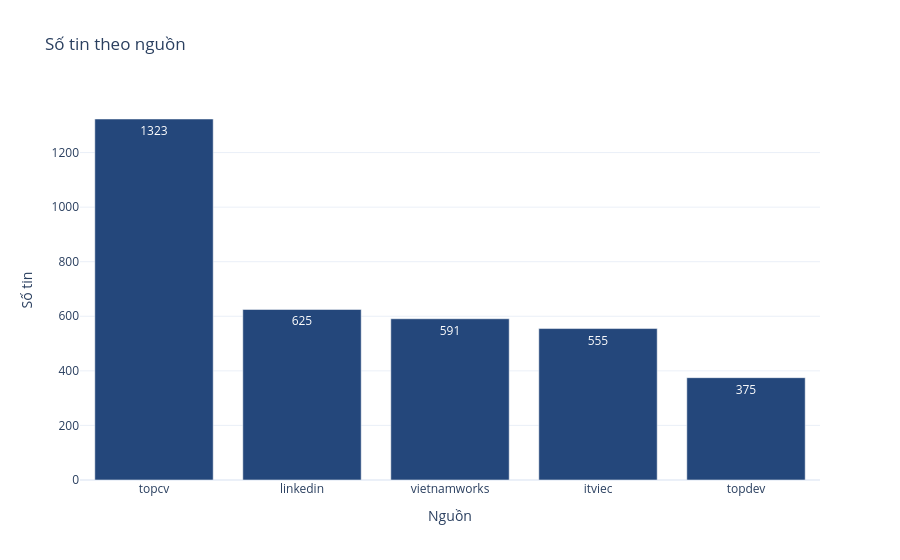
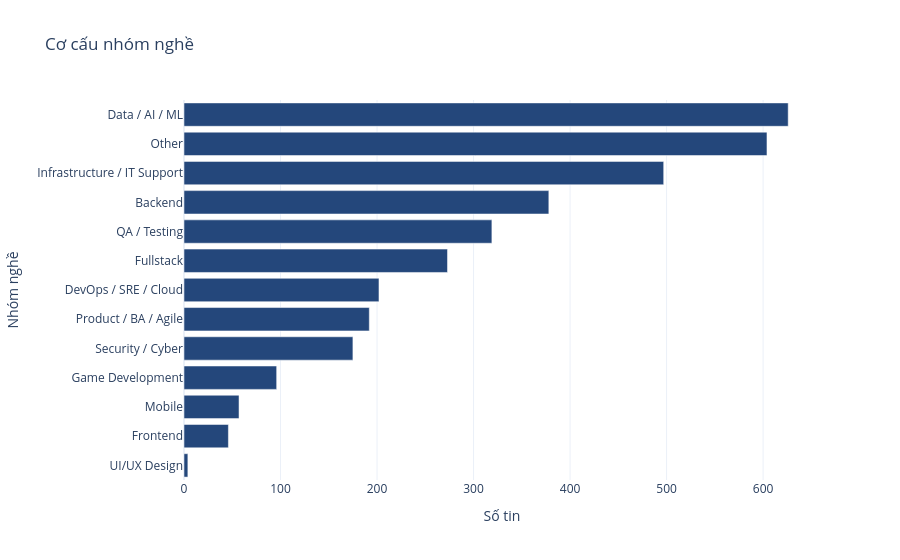

Notebook cell for these charts, in order:
### Markdown cell above
## 2. Cơ cấu nguồn và nhóm nghề
Số tin theo nguồn đo độ đóng góp vào mẫu, không phải thị phần của website.

### Code cell
sources = df.source.value_counts().rename_axis('Nguồn').reset_index(name='Số tin')
px.bar(sources, x='Nguồn', y='Số tin', text='Số tin', title='Số tin theo nguồn').show()
roles = df.role.value_counts().rename_axis('Nhóm nghề').reset_index(name='Số tin')
px.bar(roles.sort_values('Số tin'), x='Số tin', y='Nhóm nghề', orientation='h', title='Cơ cấu nhóm nghề').show()
display(Markdown(f"Nguồn **{sources.iloc[0,0]}** chiếm **{sources.iloc[0,1]/len(df):.1%}** mẫu. Nhóm nghề đứng đầu là **{roles.iloc[0,0]}**. Kết quả phụ thuộc cơ cấu nguồn và nhãn phân loại kế thừa."))

### Figure 1 — Plotly figure (JSON) as saved in the notebook; plotly's stock layout.template omitted (floating-point values rounded to 4 significant figures)
{"data": [{"hovertemplate": "Nguồn=%{x}<br>Số tin=%{text}<extra></extra>", "legendgroup": "", "marker": {"color": "#24477B", "pattern": {"shape": ""}}, "name": "", "orientation": "v", "showlegend": false, "text": [1323.0, 625.0, 591.0, 555.0, 375.0], "textposition": "auto", "type": "bar", "x": ["topcv", "linkedin", "vietnamworks", "itviec", "topdev"], "xaxis": "x", "y": [1323, 625, 591, 555, 375], "yaxis": "y"}], "layout": {"barmode": "relative", "legend": {"tracegroupgap": 0}, "title": {"text": "Số tin theo nguồn"}, "xaxis": {"anchor": "y", "domain": [0.0, 1.0], "title": {"text": "Nguồn"}}, "yaxis": {"anchor": "x", "domain": [0.0, 1.0], "title": {"text": "Số tin"}}}}

### Figure 2 — Plotly figure (JSON) as saved in the notebook; plotly's stock layout.template omitted (floating-point values rounded to 4 significant figures)
{"data": [{"hovertemplate": "Số tin=%{x}<br>Nhóm nghề=%{y}<extra></extra>", "legendgroup": "", "marker": {"color": "#24477B", "pattern": {"shape": ""}}, "name": "", "orientation": "h", "showlegend": false, "textposition": "auto", "type": "bar", "x": [4, 46, 57, 96, 175, 192, 202, 273, 319, 378, 497, 604, 626], "xaxis": "x", "y": ["UI/UX Design", "Frontend", "Mobile", "Game Development", "Security / Cyber", "Product / BA / Agile", "DevOps / SRE / Cloud", "Fullstack", "QA / Testing", "Backend", "Infrastructure / IT Support", "Other", "Data / AI / ML"], "yaxis": "y"}], "layout": {"barmode": "relative", "legend": {"tracegroupgap": 0}, "title": {"text": "Cơ cấu nhóm nghề"}, "xaxis": {"anchor": "y", "domain": [0.0, 1.0], "title": {"text": "Số tin"}}, "yaxis": {"anchor": "x", "domain": [0.0, 1.0], "title": {"text": "Nhóm nghề"}}}}
